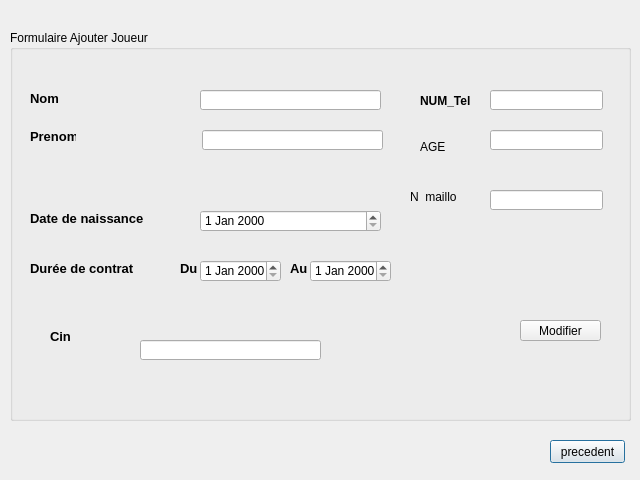
<?xml version="1.0" encoding="UTF-8"?>
<ui version="4.0">
 <class>modifierclient</class>
 <widget class="QDialog" name="modifierclient">
  <property name="geometry">
   <rect>
    <x>0</x>
    <y>0</y>
    <width>640</width>
    <height>480</height>
   </rect>
  </property>
  <property name="windowTitle">
   <string>Dialog</string>
  </property>
  <widget class="QPushButton" name="MCprecedentPB">
   <property name="geometry">
    <rect>
     <x>550</x>
     <y>440</y>
     <width>75</width>
     <height>23</height>
    </rect>
   </property>
   <property name="text">
    <string>precedent</string>
   </property>
  </widget>
  <widget class="QGroupBox" name="groupBox_3">
   <property name="geometry">
    <rect>
     <x>10</x>
     <y>30</y>
     <width>621</width>
     <height>391</height>
    </rect>
   </property>
   <property name="title">
    <string>Formulaire Ajouter Joueur</string>
   </property>
   <widget class="QLabel" name="Nom_3">
    <property name="geometry">
     <rect>
      <x>20</x>
      <y>60</y>
      <width>71</width>
      <height>16</height>
     </rect>
    </property>
    <property name="font">
     <font>
      <pointsize>10</pointsize>
      <weight>75</weight>
      <bold>true</bold>
     </font>
    </property>
    <property name="text">
     <string>Nom</string>
    </property>
   </widget>
   <widget class="QLineEdit" name="Lnom_M">
    <property name="geometry">
     <rect>
      <x>190</x>
      <y>60</y>
      <width>181</width>
      <height>20</height>
     </rect>
    </property>
   </widget>
   <widget class="QLabel" name="Prenom_3">
    <property name="geometry">
     <rect>
      <x>20</x>
      <y>100</y>
      <width>46</width>
      <height>13</height>
     </rect>
    </property>
    <property name="font">
     <font>
      <pointsize>10</pointsize>
      <weight>75</weight>
      <bold>true</bold>
     </font>
    </property>
    <property name="text">
     <string>Prenom</string>
    </property>
   </widget>
   <widget class="QLineEdit" name="Lprenom_M">
    <property name="geometry">
     <rect>
      <x>192</x>
      <y>100</y>
      <width>181</width>
      <height>20</height>
     </rect>
    </property>
   </widget>
   <widget class="QLabel" name="Date_3">
    <property name="geometry">
     <rect>
      <x>20</x>
      <y>180</y>
      <width>121</width>
      <height>16</height>
     </rect>
    </property>
    <property name="font">
     <font>
      <pointsize>10</pointsize>
      <weight>75</weight>
      <bold>true</bold>
     </font>
    </property>
    <property name="text">
     <string>Date de naissance</string>
    </property>
   </widget>
   <widget class="QDateEdit" name="dateN_M">
    <property name="geometry">
     <rect>
      <x>190</x>
      <y>180</y>
      <width>181</width>
      <height>22</height>
     </rect>
    </property>
   </widget>
   <widget class="QLabel" name="CIN_3">
    <property name="geometry">
     <rect>
      <x>40</x>
      <y>300</y>
      <width>46</width>
      <height>13</height>
     </rect>
    </property>
    <property name="font">
     <font>
      <pointsize>10</pointsize>
      <weight>75</weight>
      <bold>true</bold>
     </font>
    </property>
    <property name="text">
     <string>Cin</string>
    </property>
   </widget>
   <widget class="QLineEdit" name="Lcin_M">
    <property name="geometry">
     <rect>
      <x>130</x>
      <y>310</y>
      <width>181</width>
      <height>20</height>
     </rect>
    </property>
   </widget>
   <widget class="QLabel" name="Duree_3">
    <property name="geometry">
     <rect>
      <x>20</x>
      <y>230</y>
      <width>111</width>
      <height>16</height>
     </rect>
    </property>
    <property name="font">
     <font>
      <pointsize>10</pointsize>
      <weight>75</weight>
      <bold>true</bold>
     </font>
    </property>
    <property name="text">
     <string>Durée de contrat </string>
    </property>
   </widget>
   <widget class="QDateEdit" name="dateD_M">
    <property name="geometry">
     <rect>
      <x>190</x>
      <y>230</y>
      <width>81</width>
      <height>22</height>
     </rect>
    </property>
   </widget>
   <widget class="QDateEdit" name="dateA_M">
    <property name="geometry">
     <rect>
      <x>300</x>
      <y>230</y>
      <width>81</width>
      <height>22</height>
     </rect>
    </property>
   </widget>
   <widget class="QLabel" name="label_15">
    <property name="geometry">
     <rect>
      <x>170</x>
      <y>230</y>
      <width>21</width>
      <height>16</height>
     </rect>
    </property>
    <property name="font">
     <font>
      <pointsize>10</pointsize>
      <weight>75</weight>
      <bold>true</bold>
     </font>
    </property>
    <property name="text">
     <string>Du</string>
    </property>
   </widget>
   <widget class="QLabel" name="label_16">
    <property name="geometry">
     <rect>
      <x>280</x>
      <y>230</y>
      <width>21</width>
      <height>16</height>
     </rect>
    </property>
    <property name="font">
     <font>
      <pointsize>10</pointsize>
      <weight>75</weight>
      <bold>true</bold>
     </font>
    </property>
    <property name="text">
     <string>Au</string>
    </property>
   </widget>
   <widget class="QToolButton" name="Modifier">
    <property name="geometry">
     <rect>
      <x>510</x>
      <y>290</y>
      <width>81</width>
      <height>21</height>
     </rect>
    </property>
    <property name="text">
     <string>Modifier</string>
    </property>
   </widget>
   <widget class="QLabel" name="label_17">
    <property name="geometry">
     <rect>
      <x>410</x>
      <y>60</y>
      <width>61</width>
      <height>21</height>
     </rect>
    </property>
    <property name="font">
     <font>
      <weight>75</weight>
      <bold>true</bold>
     </font>
    </property>
    <property name="text">
     <string>NUM_Tel</string>
    </property>
   </widget>
   <widget class="QLineEdit" name="Lnum_tel_M">
    <property name="geometry">
     <rect>
      <x>480</x>
      <y>60</y>
      <width>113</width>
      <height>20</height>
     </rect>
    </property>
   </widget>
   <widget class="QLabel" name="label_18">
    <property name="geometry">
     <rect>
      <x>410</x>
      <y>110</y>
      <width>46</width>
      <height>13</height>
     </rect>
    </property>
    <property name="text">
     <string>AGE</string>
    </property>
   </widget>
   <widget class="QLineEdit" name="Lage_M">
    <property name="geometry">
     <rect>
      <x>480</x>
      <y>100</y>
      <width>113</width>
      <height>20</height>
     </rect>
    </property>
   </widget>
   <widget class="QLabel" name="label_19">
    <property name="geometry">
     <rect>
      <x>400</x>
      <y>160</y>
      <width>46</width>
      <height>13</height>
     </rect>
    </property>
    <property name="text">
     <string>N_maillot</string>
    </property>
   </widget>
   <widget class="QLineEdit" name="maillot_M">
    <property name="geometry">
     <rect>
      <x>480</x>
      <y>160</y>
      <width>113</width>
      <height>20</height>
     </rect>
    </property>
   </widget>
  </widget>
 </widget>
 <resources/>
 <connections/>
</ui>
